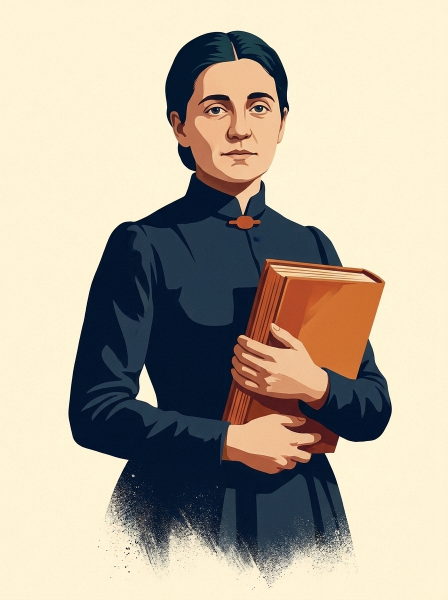
#> input picture art/raw/portraits/addams.jpg, 896 x 1200 px (shown at 1/2 size)
$ python art.py
#> lines starting #> are read from the running program, lines starting #| are printed output that depends on the picture
#!/usr/bin/env python3
"""Turn raw generated art into game-ready files.

Drop images into art/raw/ (any of png, jpg, jpeg, webp), named as docs/FLOW.md says, then run:

    python3 tools/art.py

It crops, resizes, removes the plain background from icons, writes the results into assets/,
and rewrites assets/manifest.json, which is how the game knows what art exists.
Anything not supplied keeps its built-in placeholder.
"""
import json, sys
from pathlib import Path
from PIL import Image, ImageDraw

ROOT = Path(__file__).resolve().parent.parent
RAW, OUT = ROOT / 'art' / 'raw', ROOT / 'assets'
EXT = {'.png', '.jpg', '.jpeg', '.webp'}

# Banners whose subject is not in the middle: 0 keeps the top of the image, 1 the bottom.
BANNER_BIAS = {'1900': 0.95, '1855': 0.3, '1893': 0.62}


def crop_to(img, ratio, top_bias=0.5):
    """Center-crop to width/height = ratio. top_bias 0 keeps the top, 1 the bottom."""
    w, h = img.size
    if w / h > ratio:
        nw = round(h * ratio); x = (w - nw) // 2; return img.crop((x, 0, x + nw, h))
    nh = round(w / ratio); y = round((h - nh) * top_bias); return img.crop((0, y, w, y + nh))

def cut_background(img, tol=34):
    """Make the plain background transparent by flood-filling in from the four corners."""
    img = img.convert('RGBA'); w, h = img.size
    marker = (255, 0, 255, 0)
    for xy in [(0, 0), (w - 1, 0), (0, h - 1), (w - 1, h - 1)]:
        if img.getpixel(xy) != marker: ImageDraw.floodfill(img, xy, marker, thresh=tol)
    return img

def trim(img, pad=0.06):
    box = img.getbbox()
    if not box: return img
    img = img.crop(box); w, h = img.size; side = round(max(w, h) * (1 + pad * 2))
    sq = Image.new('RGBA', (side, side), (0, 0, 0, 0)); sq.paste(img, ((side - w) // 2, (side - h) // 2), img); return sq

def files(kind):
    d = RAW / kind
    return sorted(p for p in d.iterdir() if p.suffix.lower() in EXT) if d.exists() else []

def main():
    man = {'portraits': [], 'icons': [], 'rounds': [], 'ui': [], 'landmarks': []}
    for p in files('portraits'):     # 3:4 waist-up figure; a taller image keeps its top so the head is never cut
        im = crop_to(Image.open(p).convert('RGB'), 3 / 4, top_bias=0.05).resize((540, 720), Image.LANCZOS)
#> in crop_to, `w, h = img.size`: w = 896; h = 1200
#> in crop_to, `nh = round(w / ratio)`: nh = 1195
#> in crop_to, `y = round((h - nh) * top_bias)`: y = 0
#> in crop_to, `return img.crop((0, y, w, y + nh))`:
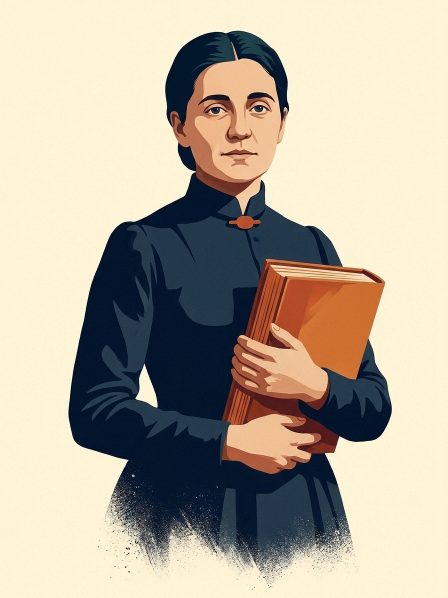
#> returned value: PIL image 896x1195 RGB (shown at 1/2 size); mean R, G, B 183.2, 173.1, 156.3
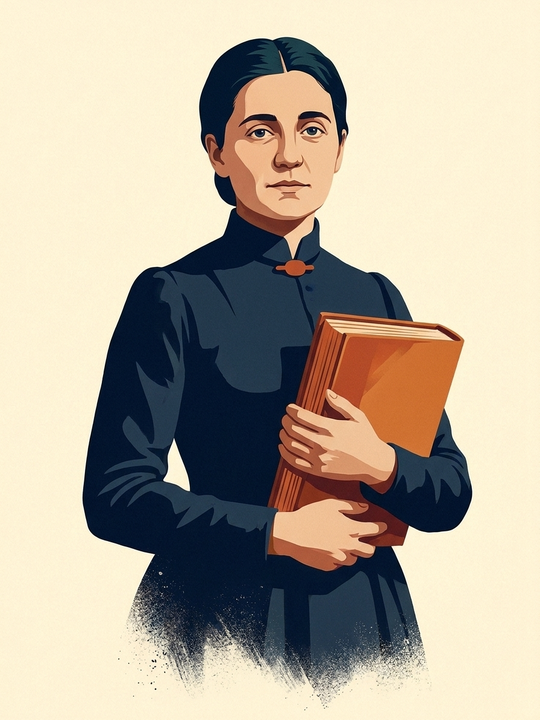
#> im: PIL image 540x720 RGB; mean R, G, B 183.2, 173.1, 156.3
        im.save(OUT / 'portraits' / f'{p.stem.lower()}.jpg', quality=88); man['portraits'].append(p.stem.lower())
    for p in files('icons'):         # square, background removed
        im = trim(cut_background(Image.open(p))).resize((160, 160), Image.LANCZOS)
        im.save(OUT / 'icons' / f'{p.stem.lower()}.png'); man['icons'].append(p.stem.lower())
    for p in files('rounds'):        # wide banner across the top of a history card
        im = crop_to(Image.open(p).convert('RGB'), 3.2, BANNER_BIAS.get(p.stem.lower(), 0.5)).resize((1120, 350), Image.LANCZOS)
        im.save(OUT / 'rounds' / f'{p.stem.lower()}.jpg', quality=85); man['rounds'].append(p.stem.lower())
    for p in files('landmarks'):     # hero shot across the top of a landmark card
        im = crop_to(Image.open(p).convert('RGB'), 16 / 9).resize((1120, 630), Image.LANCZOS)
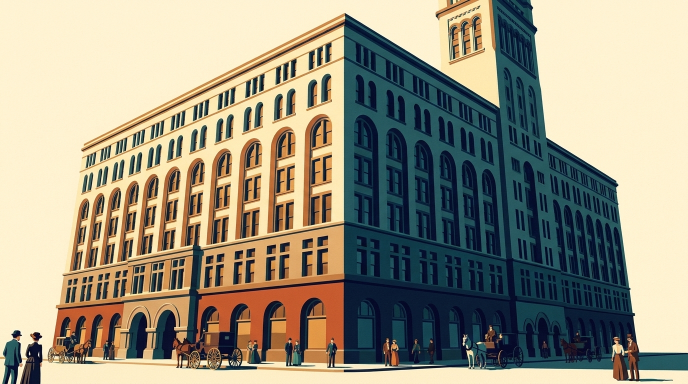
#> input picture art/raw/landmarks/auditorium.jpg, 1376 x 768 px (shown at 1/2 size)
#> call 2 of crop_to, with ratio = 1.78, top_bias = 0.5
#> in crop_to (call 2), `w, h = img.size`: w = 1376; h = 768
#> in crop_to (call 2), `nw = round(h * ratio)`: nw = 1365
#> in crop_to (call 2), `x = (w - nw) // 2`: x = 5
#> in crop_to (call 2), `return img.crop((x, 0, x + nw, h))`:
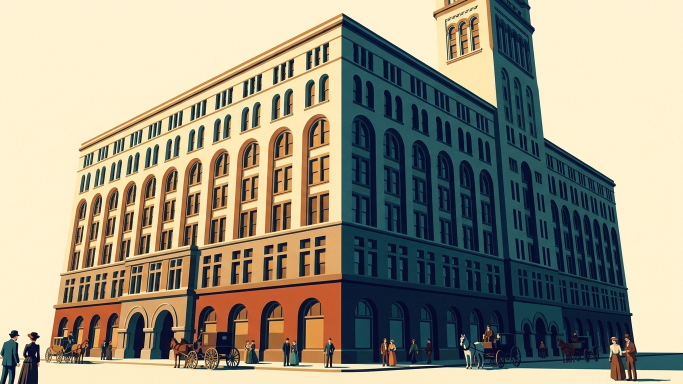
#> returned value: PIL image 1365x768 RGB (shown at 1/2 size); mean R, G, B 153.3, 148.1, 129.6
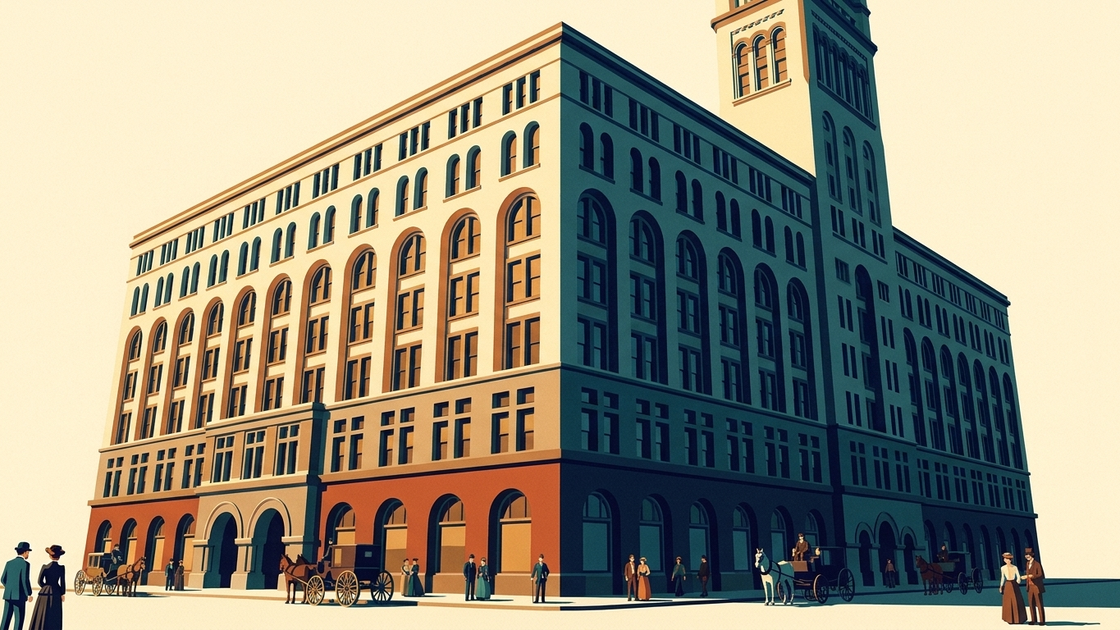
#> im: PIL image 1120x630 RGB; mean R, G, B 153.3, 148.1, 129.6
        im.save(OUT / 'landmarks' / f'{p.stem.lower()}.jpg', quality=86); man['landmarks'].append(p.stem.lower())
    for p in files('ui'):            # title art and anything else: just made a sensible size
        im = Image.open(p).convert('RGB'); im.thumbnail((1600, 1600), Image.LANCZOS)
        im.save(OUT / 'ui' / f'{p.stem.lower()}.jpg', quality=86); man['ui'].append(p.stem.lower())
    (OUT / 'manifest.json').write_text(json.dumps(man, indent=1) + '\n')
    for k, v in man.items(): print(f'{k}: {len(v)}', ', '.join(v))

if __name__ == '__main__':
    sys.exit(main())
#> (the program exits here)
